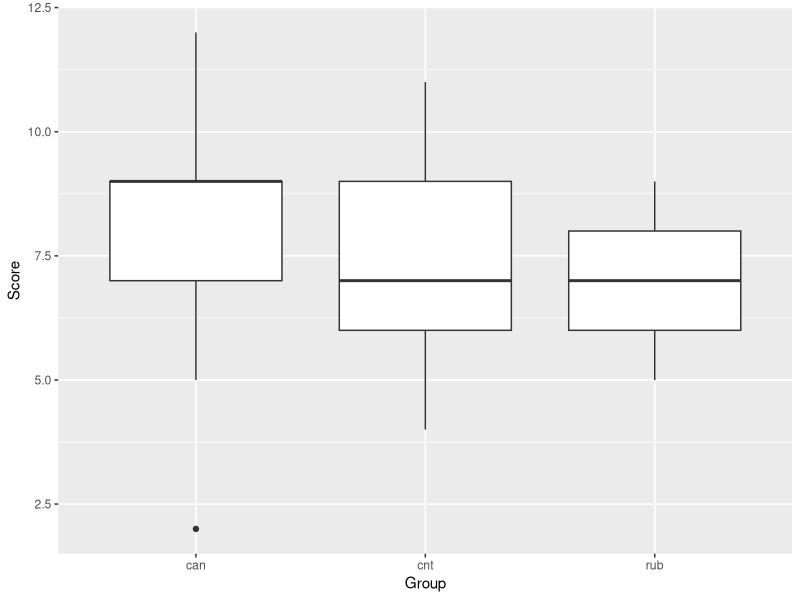

The R script that drew this image:
## ---- chunk 1
knitr::opts_chunk$set(echo = TRUE)
library(readxl)
library(ggplot2)
## ---- chunk 2
data <- read_excel("CogER.xlsx")
View(data)
## ---- chunk 3
vis <- ggplot(data, aes(x = Group, y = Score))+
  geom_boxplot()

vis
## ---- chunk 4
one.way <- aov(Score ~ Group, data = data)

summary(one.way)
